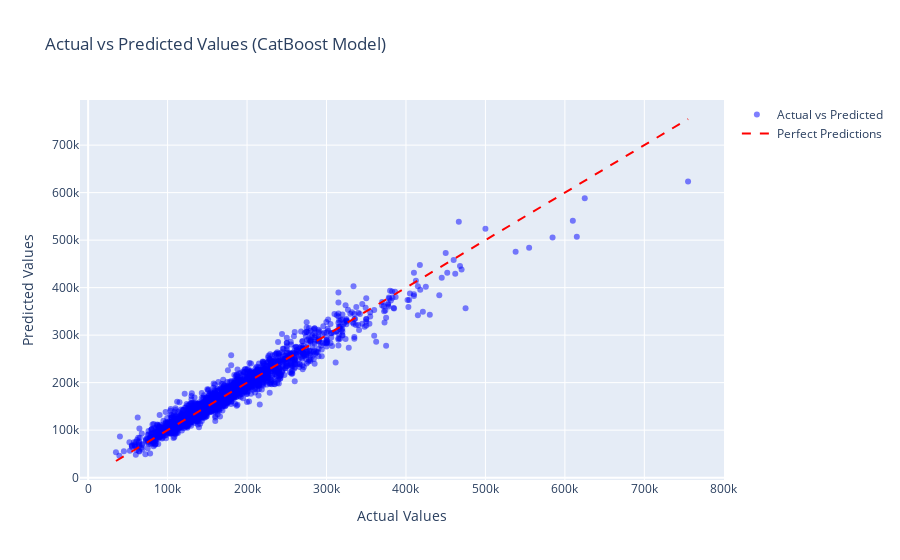

Source (notebook cell):
### Code cell
# Plotting actual vs predicted values
plt.figure(figsize=(8, 6))
plt.scatter(y, predicted_values, color='blue', alpha=0.5)
plt.plot([min(y), max(y)], [min(y), max(y)], linestyle='--', color='red')
plt.xlabel('Actual Values')
plt.ylabel('Predicted Values')
plt.title('Actual vs Predicted Values (CatBoost Model)')
plt.grid(True)
plt.show()

# Create a scatter plot
scatter_plot = go.Scatter(x=y, y=predicted_values, mode='markers', 
                          marker=dict(color='blue', opacity=0.5),
                          name='Actual vs Predicted')

# Add a diagonal line representing perfect predictions
diagonal_line = go.Scatter(x=[min(y), max(y)], y=[min(y), max(y)],
                           mode='lines', line=dict(color='red', dash='dash'),
                           name='Perfect Predictions')

# Layout
layout = go.Layout(title='Actual vs Predicted Values (CatBoost Model)',
                   xaxis=dict(title='Actual Values'),
                   yaxis=dict(title='Predicted Values'),
                   showlegend=True)

# Create figure
scatter_fig = go.Figure(data=[scatter_plot, diagonal_line], layout=layout)

# Show plot
scatter_fig.show()

### Figure 1 — Plotly figure (JSON) as saved in the notebook; plotly's stock layout.template omitted (floating-point values rounded to 4 significant figures; data arrays with more than 128 entries replaced by an {"elided": "..."} marker saying what was removed)
{"data": [{"marker": {"color": "blue", "opacity": 0.5}, "mode": "markers", "name": "Actual vs Predicted", "type": "scatter", "x": {"elided": "2410 int values"}, "y": {"elided": "2410 float values"}}, {"line": {"color": "red", "dash": "dash"}, "mode": "lines", "name": "Perfect Predictions", "type": "scatter", "x": [35000, 755000], "y": [35000, 755000]}], "layout": {"autosize": true, "showlegend": true, "title": {"text": "Actual vs Predicted Values (CatBoost Model)"}, "xaxis": {"autorange": true, "range": [-11290.0, 801300.0], "title": {"text": "Actual Values"}, "type": "linear"}, "yaxis": {"autorange": true, "range": [-11070.0, 795300.0], "title": {"text": "Predicted Values"}, "type": "linear"}}}
